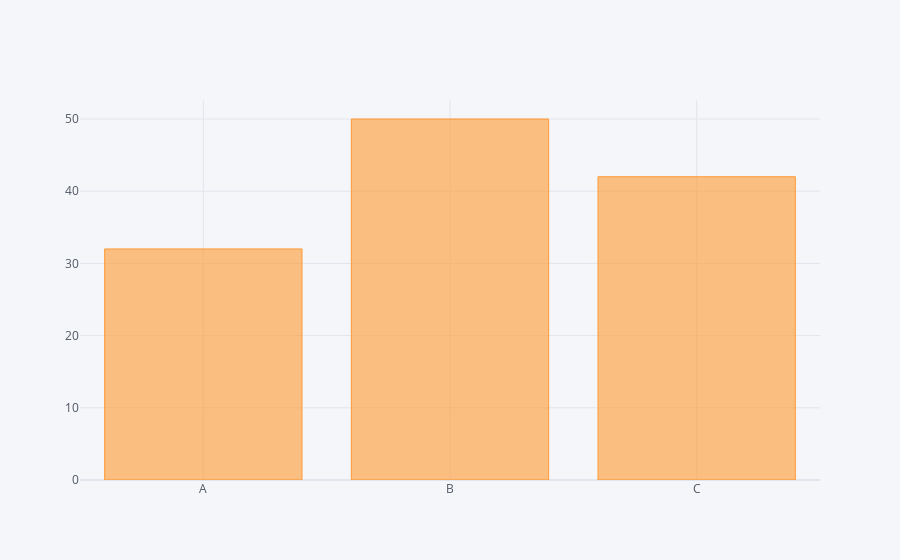

This figure's notebook cell:
### Code cell
# Bar plots
# for a bar plots the data should be bivariant(categorical, numeerical)
df2.iplot(kind='bar', x='Category', y='Values')

### Figure 1 — Plotly figure (JSON) as saved in the notebook; plotly's stock layout.template omitted (floating-point values rounded to 4 significant figures)
{"data": [{"marker": {"color": "rgba(255, 153, 51, 0.6)", "line": {"color": "rgba(255, 153, 51, 1.0)", "width": 1}}, "name": "Values", "orientation": "v", "text": "", "type": "bar", "x": ["A", "B", "C"], "y": [32, 50, 42]}], "layout": {"autosize": true, "legend": {"bgcolor": "#F5F6F9", "font": {"color": "#4D5663"}}, "paper_bgcolor": "#F5F6F9", "plot_bgcolor": "#F5F6F9", "title": {"font": {"color": "#4D5663"}}, "xaxis": {"autorange": true, "gridcolor": "#E1E5ED", "range": [-0.5, 2.5], "showgrid": true, "tickfont": {"color": "#4D5663"}, "title": {"font": {"color": "#4D5663"}, "text": ""}, "type": "category", "zerolinecolor": "#E1E5ED"}, "yaxis": {"autorange": true, "gridcolor": "#E1E5ED", "range": [0, 52.63], "showgrid": true, "tickfont": {"color": "#4D5663"}, "title": {"font": {"color": "#4D5663"}, "text": ""}, "type": "linear", "zerolinecolor": "#E1E5ED"}}}
